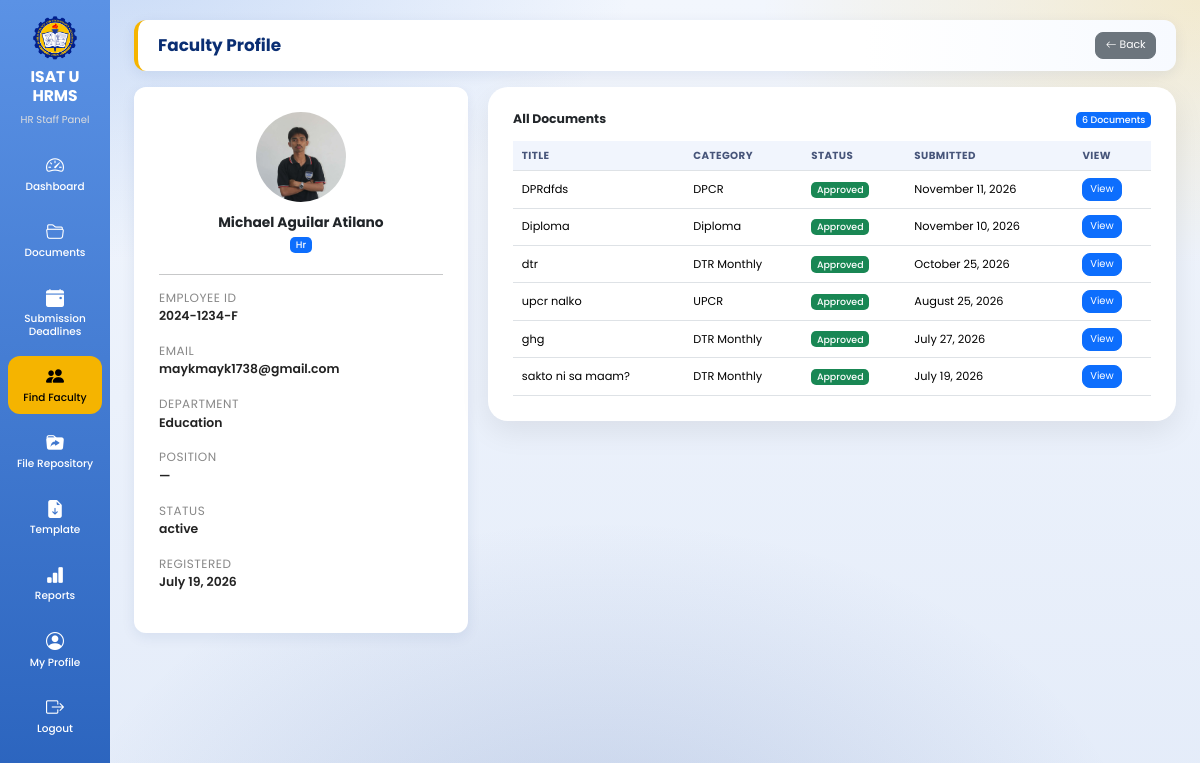
The app's page /hr_staff/faculty_profile.php?id=11 (signed in), older data.
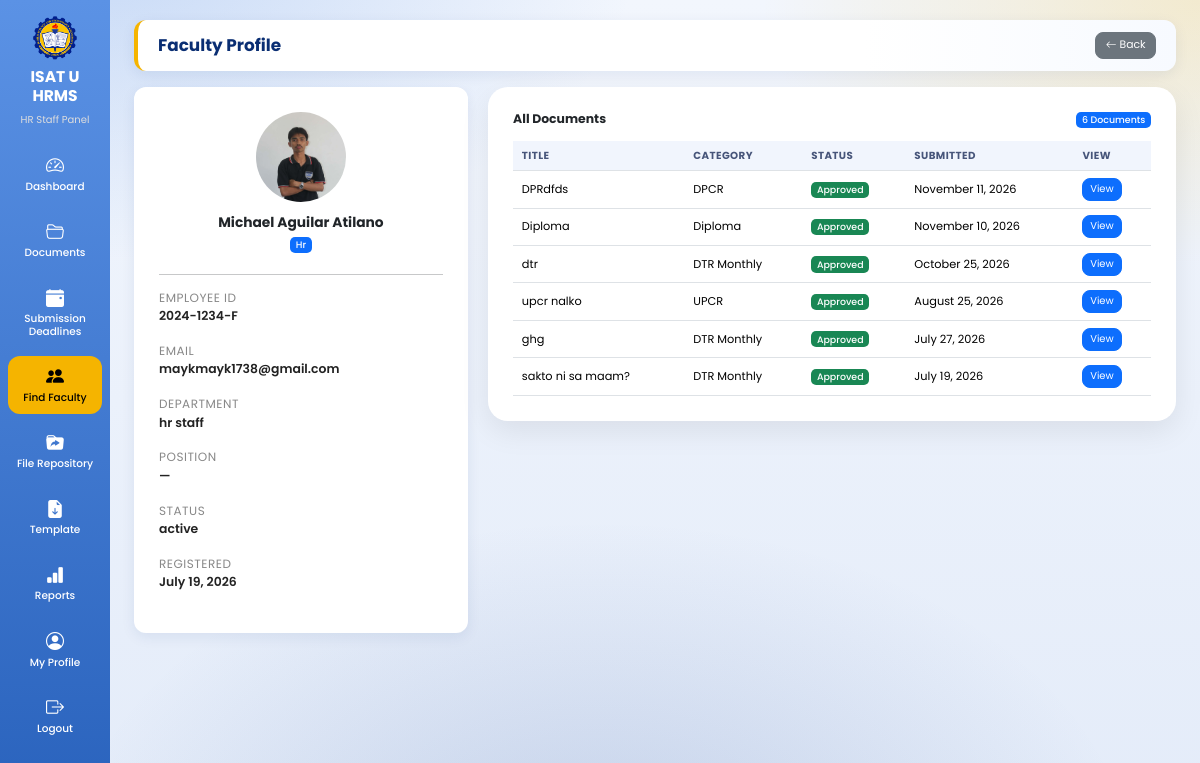
The same page, newer data.
### tables this page shows
CREATE TABLE `users` (
  `user_id` int(11) NOT NULL AUTO_INCREMENT,
  `employee_id` varchar(50) DEFAULT NULL,
  `first_name` varchar(100) NOT NULL,
  `middle_name` varchar(100) DEFAULT NULL,
  `last_name` varchar(100) NOT NULL,
  `email` varchar(150) NOT NULL,
  `password` varchar(255) NOT NULL,
  `role` varchar(20) NOT NULL,
  `department` varchar(150) DEFAULT NULL,
  `position_title` varchar(150) DEFAULT NULL,
  `profile_picture` varchar(255) DEFAULT NULL,
  `reset_token` varchar(255) DEFAULT NULL,
  `reset_token_expiry` datetime DEFAULT NULL,
  `status` varchar(20) DEFAULT 'active',
  `created_at` timestamp NOT NULL DEFAULT current_timestamp(),
  PRIMARY KEY (`user_id`)
);

### hr_staff/faculty_profile.php (the view, shortened to what the changed rows need)
<?php
include "../db.php";
$user_id = (int)$_GET['id'];
$user = mysqli_fetch_assoc(mysqli_query($conn, "SELECT * FROM users WHERE user_id = '$user_id'"));
?>
<!DOCTYPE html>
<html lang="en">
<head>
<link href="https://cdn.jsdelivr.net/npm/bootstrap@5.3.3/dist/css/bootstrap.min.css" rel="stylesheet">
<link href="https://cdn.jsdelivr.net/npm/bootstrap-icons@1.11.3/font/bootstrap-icons.css" rel="stylesheet">
<link rel="stylesheet" href="../assets/ui.css">
</head>
<body>
<div class="main">
<div class="topbar">
    <h2>Faculty Profile</h2>
</div>
<div class="row g-4 align-items-start">
    <div class="col-xl-4 col-lg-5">
        <div class="profile-card h-100">
            <div class="text-center mb-4">
                <?php if (!empty($user['profile_picture']) && file_exists('../uploads/profile_pictures/'.$user['profile_picture'])): ?>
                    <img src="../uploads/profile_pictures/<?php echo htmlspecialchars($user['profile_picture']); ?>"
                         class="mx-auto mb-3" style="width:90px;height:90px;border-radius:50%;object-fit:cover;display:block;">
                <?php else: ?>
                    <div class="avatar mx-auto mb-3">
                        <?php echo strtoupper(substr($user['first_name'],0,1)); ?>
                    </div>
                <?php endif; ?>
                <h4 class="fw-bold mb-1">
                    <?php echo htmlspecialchars($user['first_name'].' '.$user['middle_name'].' '.$user['last_name']); ?>
                </h4>
                <span class="badge bg-primary"><?php echo htmlspecialchars(ucfirst($user['role'])); ?></span>
            </div>
            <div class="profile-grid">
                <div><label>Employee ID</label><p><?php echo htmlspecialchars($user['employee_id']); ?></p></div>
                <div><label>Email</label><p><?php echo htmlspecialchars($user['email']); ?></p></div>
                <div><label>Department</label><p><?php echo htmlspecialchars($user['department']); ?></p></div>
                <div><label>Position</label><p><?php echo htmlspecialchars($user['position_title'] ?: '—'); ?></p></div>
                <div><label>Status</label><p><?php echo htmlspecialchars($user['status']); ?></p></div>
                <div><label>Registered</label><p><?php echo date("F d, Y", strtotime($user['created_at'])); ?></p></div>
            </div>
        </div>
    </div>
    <div class="col-xl-8 col-lg-7">
        <div class="documents-card h-100">
            <div class="table-responsive">
            <table class="table table-hover align-middle">
                <thead>
                    <tr>
                        <th>Title</th>
                        <th>Category</th>
                        <th>Status</th>
                        <th>Submitted</th>
                        <th>View</th>
                    </tr>
                </thead>
            </table>
            </div>
        </div>
    </div>
</div>
</div>
</body>
</html>

Row changes from the older to the newer data that the page shows:
changed users "Michael Aguilar Atilano": department "Education" → "hr staff"
